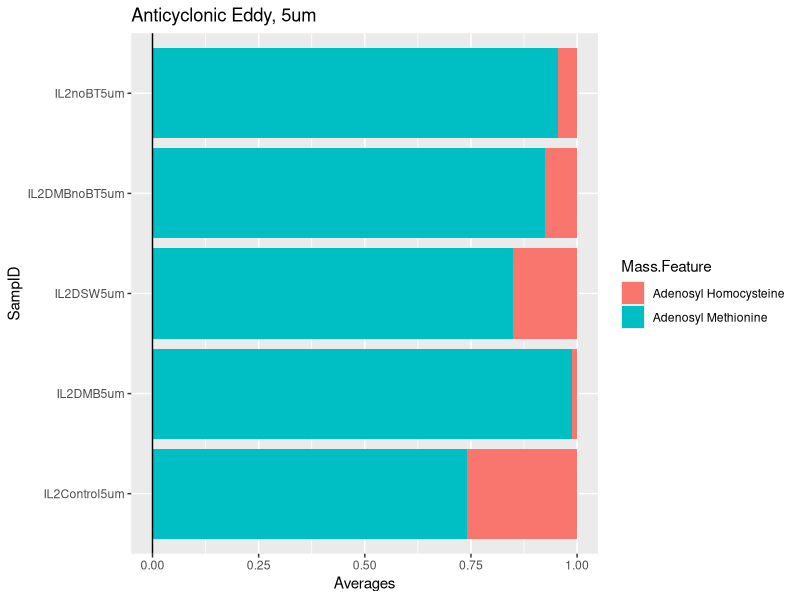

Write R code to recreate this figure. (Note: this script raises an error after producing the figure.)
library(ggplot2)
library(tidyverse)
## Specific compound ratios

BMISd <- read.csv("data_processed/BMIS_Output_2020-02-20.csv", stringsAsFactors = FALSE) %>%
  select(Mass.Feature, Adjusted.Area, Run.Cmpd) %>%
  filter(!str_detect(Run.Cmpd, "Sept29QC|TruePooWeek1|TruePooWeek2|TruePooWeek3|TruePooWeek4|DSW700m")) %>%
  separate(Run.Cmpd, sep = " ", into = c("Replicate.Name"), remove = FALSE) %>%
  mutate(Replicate.Name = recode(Replicate.Name, 
                                 "171002_Smp_IT0_1" ="171002_Smp_IL1IT0_1", 
                                 "171002_Smp_IT0_2" = "171002_Smp_IL1IT0_2",
                                 "171002_Smp_IT0_3" = "171002_Smp_IL1IT0_3",
                                 "171009_Smp_IT05um_1" = "171009_Smp_IL1IT05um_1",
                                 "171009_Smp_IT05um_2" = "171009_Smp_IL1IT05um_2",
                                 "171009_Smp_IT05um_3" = "171009_Smp_IL1IT05um_3",
                                 "171016_Smp_IT0_1" = "171016_Smp_IL2IT0_1",
                                 "171016_Smp_IT0_2" = "171016_Smp_IL2IT0_2",
                                 "171016_Smp_IT0_3" = "171016_Smp_IL2IT0_3",
                                 "171023_Smp_IT05um_1" = "171023_Smp_IL2IT05um_1",
                                 "171023_Smp_IT05um_2" = "171023_Smp_IL2IT05um_2",
                                 "171023_Smp_IT05um_3" = "171023_Smp_IL2IT05um_3")) %>%
  separate(Replicate.Name, into = c("one", "two", "SampID", "four"), fill = "right", remove = FALSE) %>%
  select(Mass.Feature, SampID, Adjusted.Area) %>%
  drop_na() %>%
  group_by(Mass.Feature, SampID) %>%
  mutate(Averages = mean(Adjusted.Area, na.rm = TRUE)) %>%
  select(Mass.Feature, SampID, Averages) %>%
  unique() 

#####
Dataset <- BMISd %>%
  filter(str_detect(SampID, "5um")) %>%
  filter(str_detect(SampID, "IL2"))

# Dataset$SampID <- factor(Dataset$SampID,
#                               levels = c("IL1IT05um","IL1Control5um", 
#                                          "IL1DMB5um", "IL1DMBnoBT5um",
#                                          "IL1noBT5um", "IL1WBT5um", 
#                                          "IL1DSW5um"))

# 1_0.2
# Dataset$SampID <- factor(Dataset$SampID,
#                               levels = c("IL1IT0", "IL1Control", "IL1DMB", "IL1WBT", "IL1DSW",
#                                          "IL1DMBnoBT", "IL1noBT"))
# 1_5
# Dataset$SampID <- factor(Dataset$SampID,
#                               levels = c("IL1IT05um", "IL1Control5um", "IL1DMB5um", "IL1WBT5um", "IL1DSW5um",
#                                          "IL1DMBnoBT5um", "IL1noBT5um"))
# 2_0.2
# Dataset$SampID <- factor(Dataset$SampID,
#                               levels = c("IL2IT0", "IL2Control", "IL2DMB", "IL2WBT", "IL2DSW",
#                                          "IL2DMBnoBT", "IL2noBT"))
# # 2_5
Dataset$SampID <- factor(Dataset$SampID,
                              levels = c("IL2IT05um", "IL2Control5um", "IL2DMB5um", "IL2WBT5um",
                                         "IL2DSW5um","IL2DMBnoBT5um", "IL2noBT5um"))
######

# SAM : SAH
SAM.SAH <- Dataset %>%
  filter(Mass.Feature %in% c("Adenosyl Methionine", "Adenosyl Homocysteine")) %>%
  group_by(SampID) %>%
  add_tally() %>%
  filter(!n < 2) %>%
  mutate(Ratios =
          Averages[Mass.Feature == "Adenosyl Methionine"] /
           Averages[Mass.Feature == "Adenosyl Homocysteine"])

Plot2_5 <- ggplot(SAM.SAH, aes(x = SampID, y = Averages, fill = Mass.Feature)) +
  geom_bar(stat = "identity", position = "fill") +
  geom_hline(yintercept = 0) +
  coord_flip() +
  ggtitle("Anticyclonic Eddy, 5um")
Plot2_5

require(gridExtra)
grid.arrange(Plot1_0.2, Plot1_5, Plot2_0.2, Plot2_0.2, nrow = 2)

library(ggpubr)
ggarrange(Plot1_0.2, Plot1_5, Plot2_0.2, Plot2_5,
          ncol=2, nrow=2, common.legend = TRUE, legend="bottom")


# Glutamine : Glutamate
glutamine.glutamate <- BMISd %>%
  filter(Mass.Feature %in% c("Glutamine"))

# Glutathione : GSSG
glutathione.gssg <- Dataset %>%
  filter(Mass.Feature %in% c("Glutathione Disulfide"))


